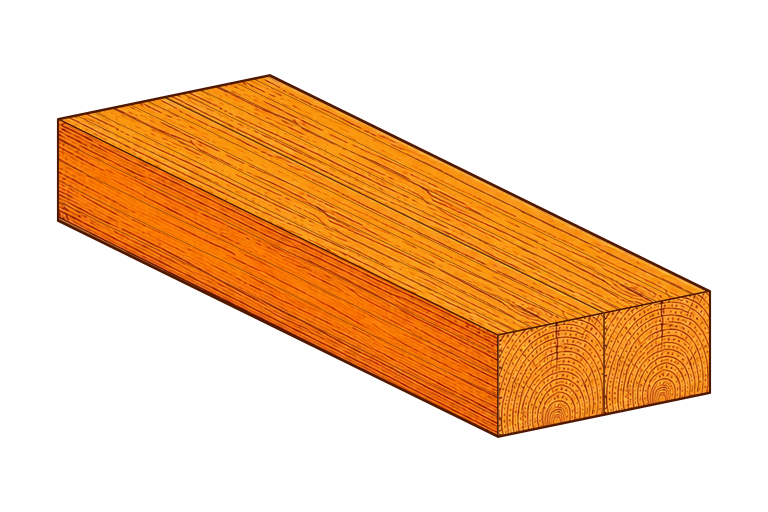
#> input picture tmp/artwork-v11-refined/beam-refined/beam-refined-2-master-v11.webp, 1536 x 1024 px (shown at 1/2 size)
$ python create_artwork_v11_refinement_qa.py
#> lines starting #> are read from the running program, lines starting #| are printed output that depends on the picture
#!/usr/bin/env python3
"""Create a Current vs New QA board for the v11 structural-seam iteration."""

from __future__ import annotations

import argparse
from pathlib import Path

from PIL import Image, ImageDraw


ROOT = Path(__file__).resolve().parents[1]
CURRENT = ROOT / "tmp/artwork-v11-refined"
NEW = ROOT / "tmp/artwork-v11-seams-v2"
PRODUCTION = ROOT / "tmp/artwork-v11-production"

ROWS = (
    (
        "BEAMS - CURRENT",
        CURRENT / "beam-refined/beam-refined-2-master-v11.webp",
        "BEAMS - NEW 4 PX STRUCTURAL SEAMS",
        NEW / "beam-seams-v2/beam-seams-v2-2-master-v11.webp",
    ),
    (
        "PLANKS - GHOST TOP SEAM",
        NEW / "plank-texture-v2/plank-texture-v2-2-master-v11.webp",
        "PLANKS - PRODUCTION V3 / ONE TRUE SEAM",
        PRODUCTION / "plank-production-v3/plank-production-v3-2-master-v11.webp",
    ),
    (
        "BOARDS - CURRENT PROCEDURAL TOP",
        CURRENT / "board-refined/board-refined-2-master-v11.webp",
        "BOARDS - NEW TEXTURE + 4 PX SEAMS",
        NEW / "board-texture-v2/board-texture-v2-2-master-v11.webp",
    ),
    (
        "UNSORTED NARROW - CURRENT",
        CURRENT / "board-unsorted-narrow/board-unsorted-narrow-5-8-master-v11.webp",
        "UNSORTED NARROW - NEW",
        NEW / "board-unsorted-narrow-v2/board-unsorted-narrow-v2-5-8-master-v11.webp",
    ),
    (
        "UNSORTED WIDE - CURRENT",
        CURRENT / "board-unsorted-wide/board-unsorted-wide-5-8-master-v11.webp",
        "UNSORTED WIDE - NEW",
        NEW / "board-unsorted-wide-v2/board-unsorted-wide-v2-5-8-master-v11.webp",
    ),
)


def parse_args() -> argparse.Namespace:
    parser = argparse.ArgumentParser()
    parser.add_argument(
        "--output",
        type=Path,
        default=PRODUCTION / "qa/full-v11-promotion-current-vs-production.png",
    )
    return parser.parse_args()


def main() -> None:
    args = parse_args()
    cell_width, cell_height, label_height = 860, 560, 44
    canvas = Image.new("RGB", (cell_width * 2, len(ROWS) * cell_height), "#F4EFE5")
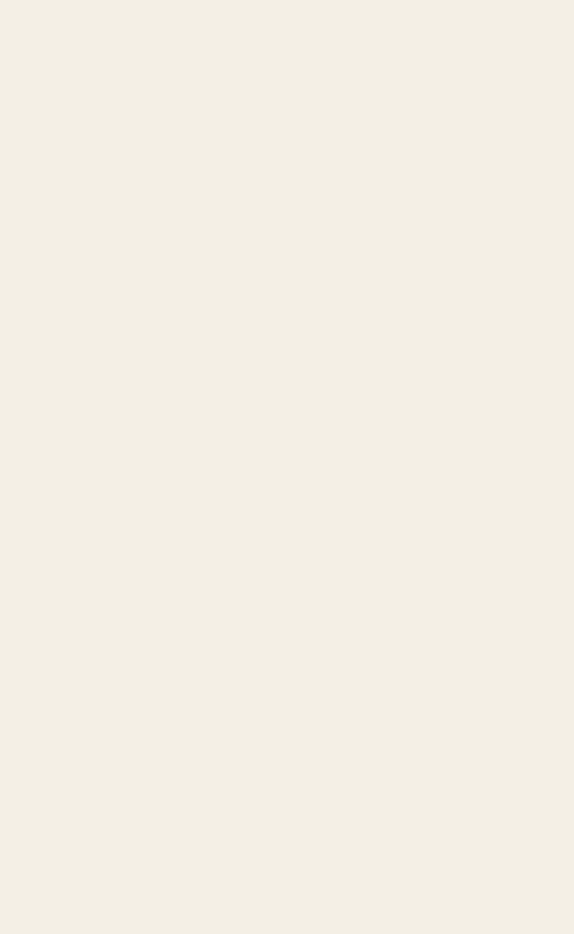
#> canvas: PIL image 1720x2800 RGB (shown at 1/3 size); mean R, G, B 244, 239, 229
    draw = ImageDraw.Draw(canvas)
    for row_index, row in enumerate(ROWS):
        for column_index, (label, path) in enumerate(((row[0], row[1]), (row[2], row[3]))):
            image = Image.open(path).convert("RGBA")
#> image is the input picture: PIL image 1536x1024 RGBA; mean R, G, B, A 76.3, 40.6, 6.3, 86.4
            max_size = (cell_width - 40, cell_height - label_height - 30)
            image.thumbnail(max_size, Image.Resampling.LANCZOS)
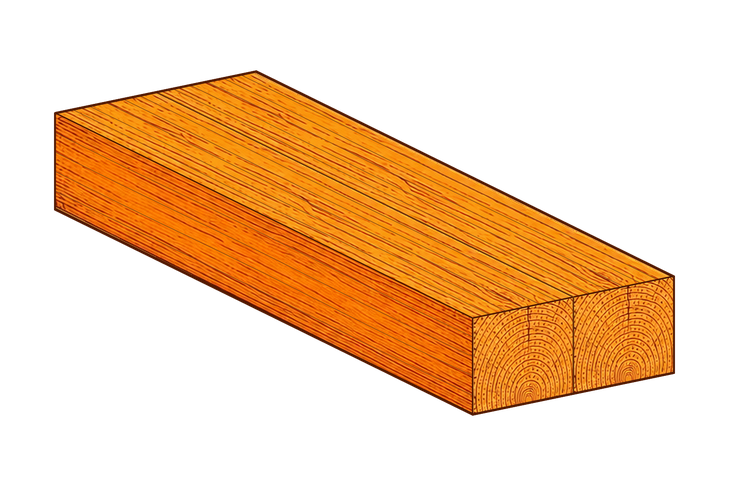
#> image: PIL image 729x486 RGBA; mean R, G, B, A 76.5, 40.6, 6.3, 86.4; transparent parts drawn white
            x = column_index * cell_width + (cell_width - image.width) // 2
#> x = 65
            y = row_index * cell_height + label_height + (cell_height - label_height - image.height) // 2
#> y = 59
            canvas.paste(image, (x, y), image)
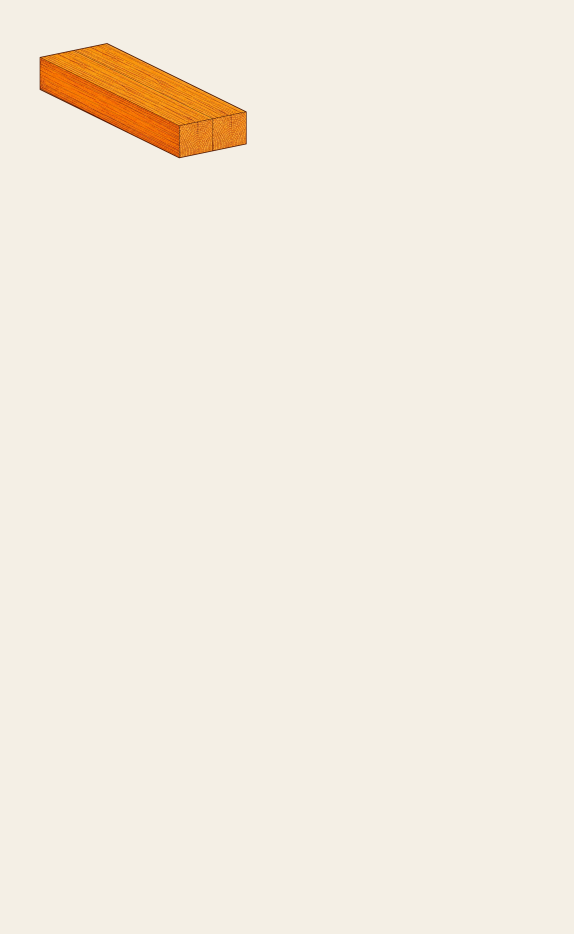
#> canvas: PIL image 1720x2800 RGB (shown at 1/3 size); mean R, G, B 243.5, 236, 223.8
            draw.text((column_index * cell_width + 24, row_index * cell_height + 16), label, fill="#2B160A")
            draw.rectangle(
                (
                    column_index * cell_width,
                    row_index * cell_height,
                    (column_index + 1) * cell_width - 1,
                    (row_index + 1) * cell_height - 1,
                ),
                outline="#D8C6AE",
                width=1,
            )
#> pass 2 of the loop in main, `for row_index, row in enumerate(ROWS):`:
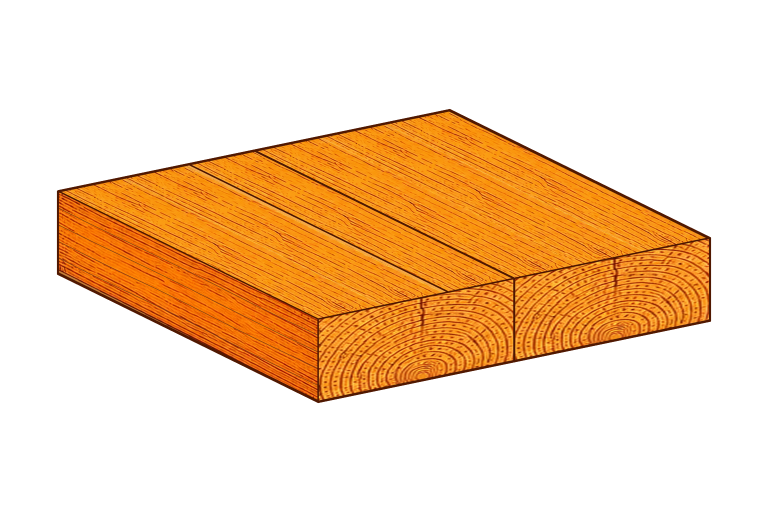
#> input picture tmp/artwork-v11-seams-v2/plank-texture-v2/plank-texture-v2-2-master-v11.webp, 1536 x 1024 px (shown at 1/2 size)
#> in main, image is the input picture: PIL image 1536x1024 RGBA; mean R, G, B, A 73.6, 40.7, 7, 82.3
#> in main, `image.thumbnail(max_size, Image.Resampling.LANCZOS)`:
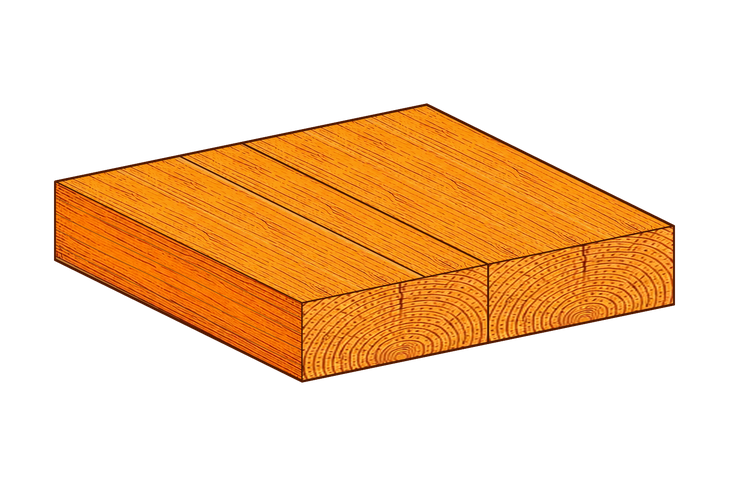
#> image: PIL image 729x486 RGBA; mean R, G, B, A 73.8, 40.7, 7, 82.3; transparent parts drawn white
#> in main, `canvas.paste(image, (x, y), image)`:
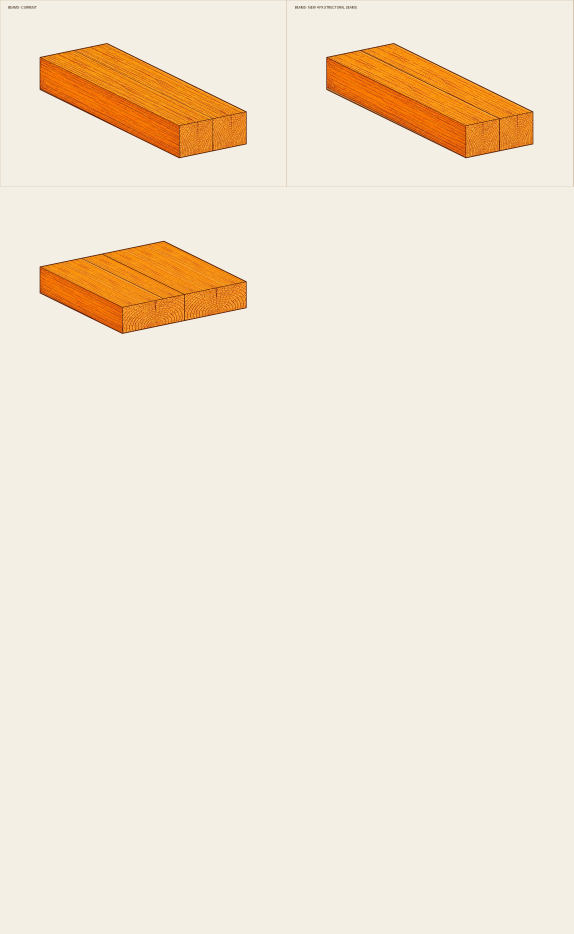
#> canvas: PIL image 1720x2800 RGB (shown at 1/3 size); mean R, G, B 242.6, 230.3, 213.5
#> pass 3 of the loop in main, `for row_index, row in enumerate(ROWS):`:
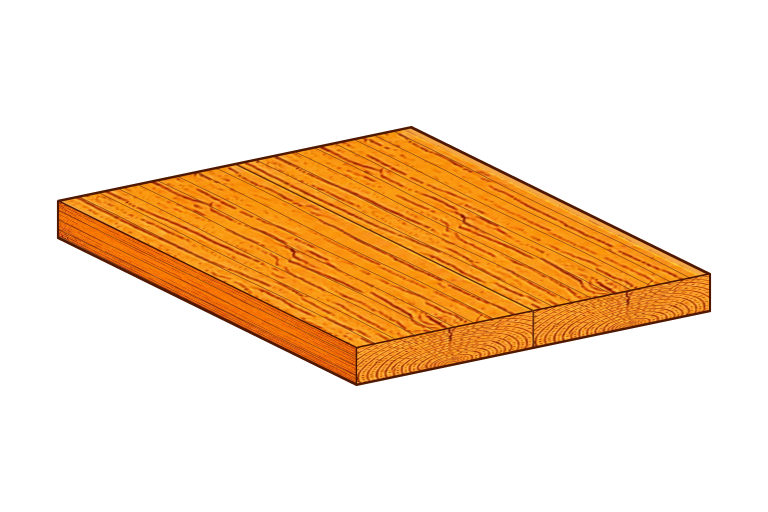
#> input picture tmp/artwork-v11-refined/board-refined/board-refined-2-master-v11.webp, 1536 x 1024 px (shown at 1/2 size)
#> in main, image is the input picture: PIL image 1536x1024 RGBA; mean R, G, B, A 57.3, 32.2, 5.4, 64.7
#> in main, `image.thumbnail(max_size, Image.Resampling.LANCZOS)`:
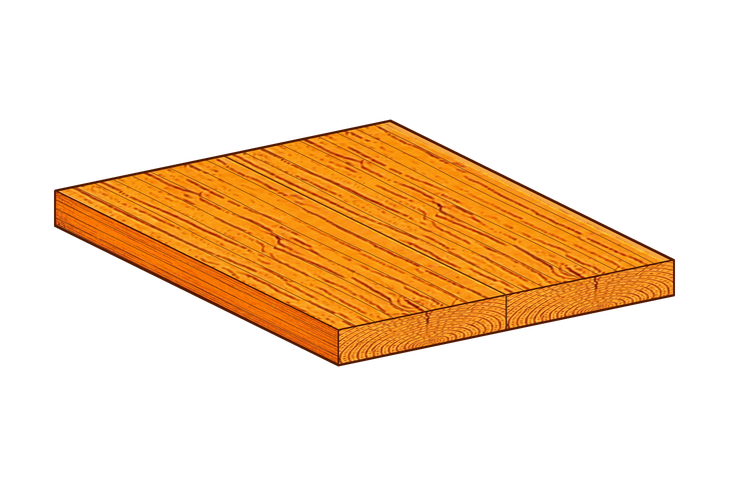
#> image: PIL image 729x486 RGBA; mean R, G, B, A 57.5, 32.2, 5.4, 64.7; transparent parts drawn white
#> in main, `canvas.paste(image, (x, y), image)`:
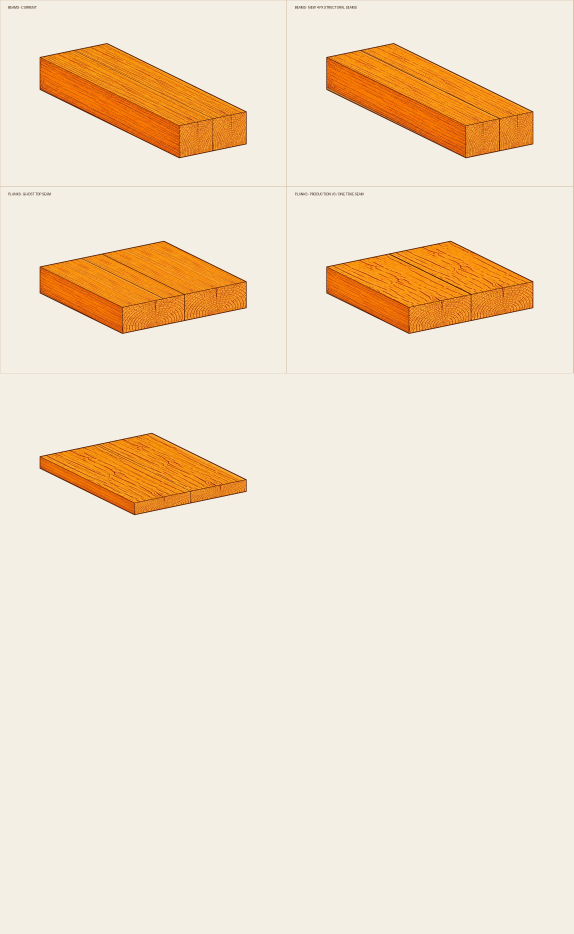
#> canvas: PIL image 1720x2800 RGB (shown at 1/3 size); mean R, G, B 241.8, 225.5, 204.6
    args.output.parent.mkdir(parents=True, exist_ok=True)
    canvas.save(args.output)
    print(args.output)

    detail_width, detail_height = 760, 450
    detail = Image.new(
        "RGB",
        (detail_width * 2, len(ROWS) * (detail_height + label_height)),
        "#F4EFE5",
    )
    detail_draw = ImageDraw.Draw(detail)
    for row_index, row in enumerate(ROWS):
        row_top = row_index * (detail_height + label_height)
        for column_index, (label, path) in enumerate(((row[0], row[1]), (row[2], row[3]))):
            image = Image.open(path).convert("RGBA")
            bounds = image.getchannel("A").getbbox()
            if bounds is None:
                raise ValueError(f"Empty artwork: {path}")
            left, top, right, bottom = bounds
            center_x = left + (right - left) * 0.68
            center_y = top + (bottom - top) * 0.56
            crop_box = (
                round(center_x - detail_width / 2),
                round(center_y - detail_height / 2),
                round(center_x + detail_width / 2),
                round(center_y + detail_height / 2),
            )
            crop = image.crop(crop_box)
            x = column_index * detail_width
            detail.paste(crop, (x, row_top + label_height), crop)
            detail_draw.text((x + 18, row_top + 16), f"{label} - 100%", fill="#2B160A")
            detail_draw.rectangle(
                (x, row_top, x + detail_width - 1, row_top + detail_height + label_height - 1),
                outline="#D8C6AE",
                width=1,
            )
    detail_path = args.output.with_name("current-vs-new-detail-100pct.png")
    detail.save(detail_path)
    print(detail_path)


if __name__ == "__main__":
#> (the run stopped early here; a loop or call above may not have finished)
